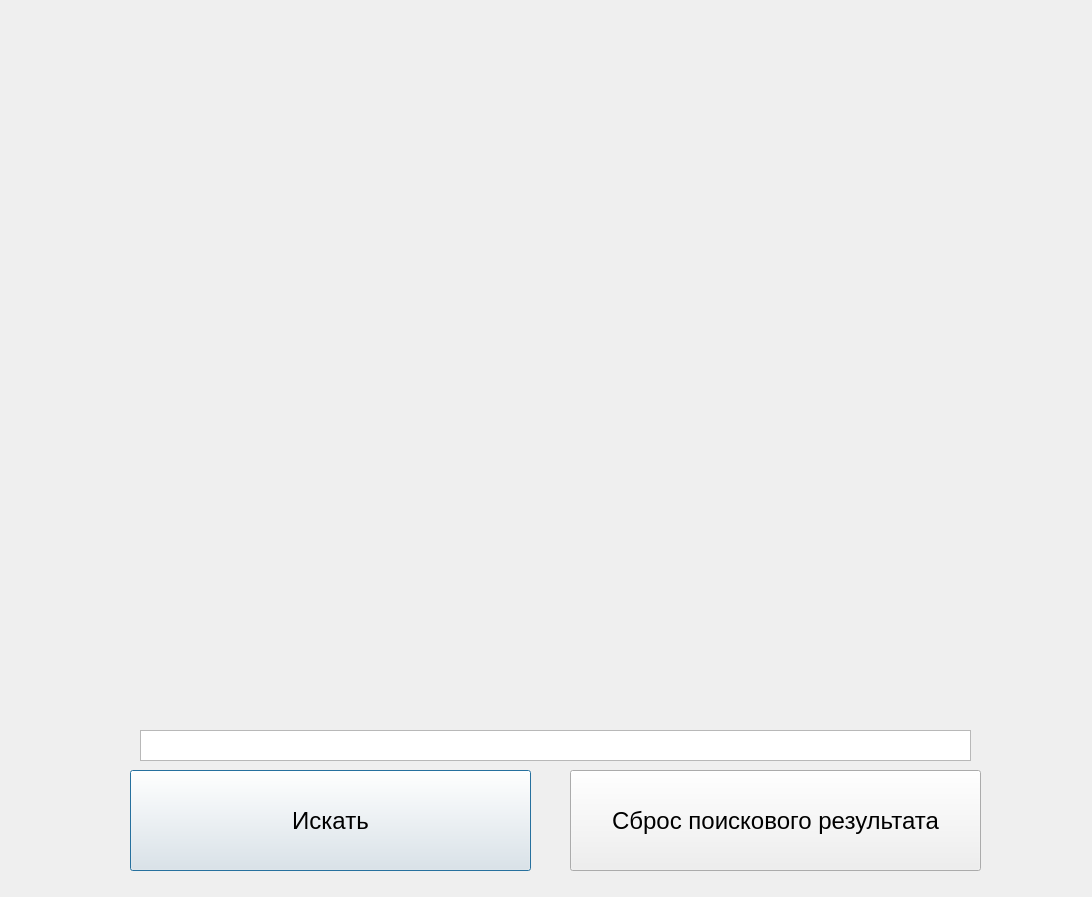
<?xml version="1.0" encoding="UTF-8"?>
<ui version="4.0">
 <class>Dialog</class>
 <widget class="QDialog" name="Dialog">
  <property name="geometry">
   <rect>
    <x>0</x>
    <y>0</y>
    <width>1092</width>
    <height>897</height>
   </rect>
  </property>
  <property name="windowTitle">
   <string>Dialog</string>
  </property>
  <widget class="QPushButton" name="pushButton">
   <property name="geometry">
    <rect>
     <x>130</x>
     <y>770</y>
     <width>401</width>
     <height>101</height>
    </rect>
   </property>
   <property name="font">
    <font>
     <pointsize>18</pointsize>
    </font>
   </property>
   <property name="text">
    <string>Искать</string>
   </property>
  </widget>
  <widget class="QPushButton" name="pushButton_2">
   <property name="geometry">
    <rect>
     <x>570</x>
     <y>770</y>
     <width>411</width>
     <height>101</height>
    </rect>
   </property>
   <property name="font">
    <font>
     <pointsize>18</pointsize>
    </font>
   </property>
   <property name="text">
    <string>Сброс поискового результата</string>
   </property>
  </widget>
  <widget class="QTextEdit" name="textEdit">
   <property name="geometry">
    <rect>
     <x>140</x>
     <y>730</y>
     <width>831</width>
     <height>31</height>
    </rect>
   </property>
  </widget>
  <widget class="QLabel" name="label">
   <property name="geometry">
    <rect>
     <x>150</x>
     <y>30</y>
     <width>811</width>
     <height>671</height>
    </rect>
   </property>
   <property name="text">
    <string/>
   </property>
  </widget>
 </widget>
 <resources/>
 <connections/>
</ui>
